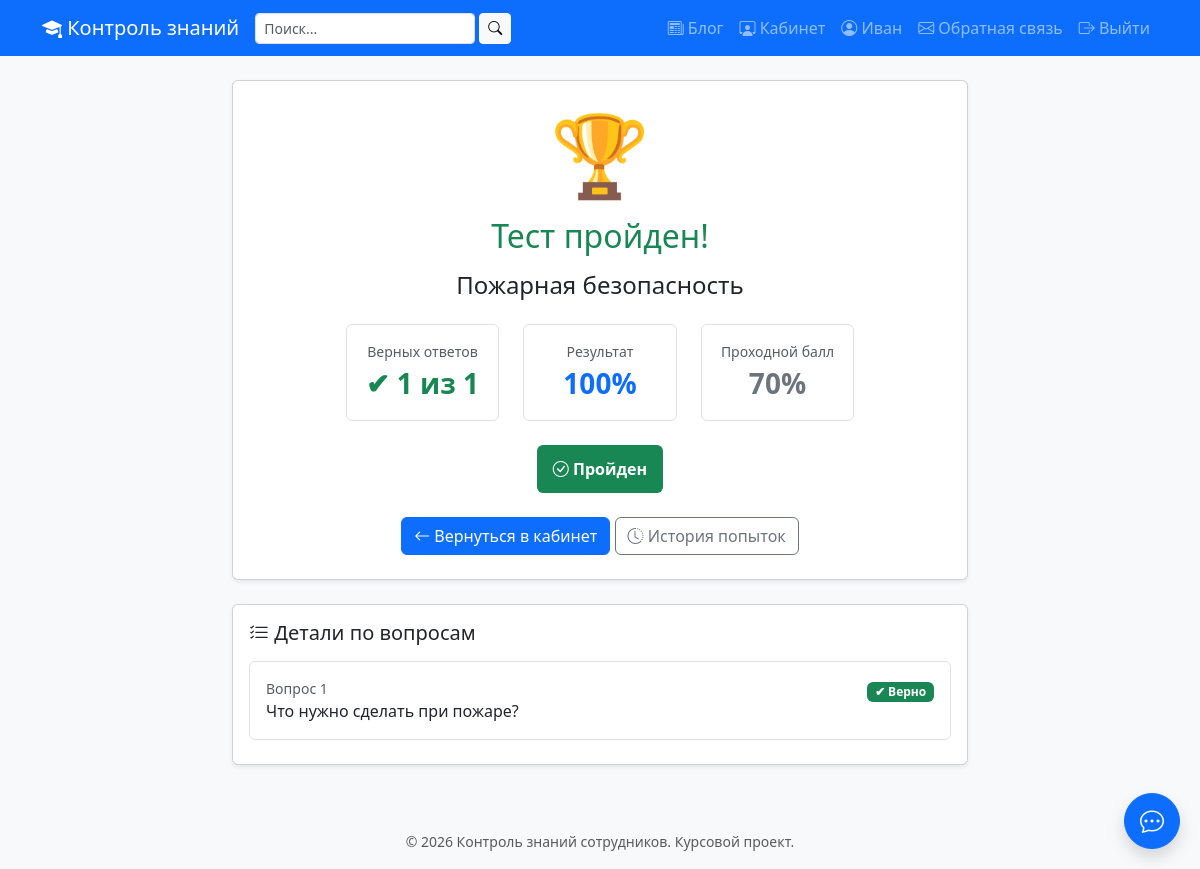
The app's page /employee/result/3/ (signed in) with its own data.
### core/models.py (models this page shows, shortened)
class Test(models.Model):
    title = models.CharField(
        max_length=200,
        verbose_name='Название теста'
    )
    description = models.TextField(
        blank=True,
        verbose_name='Описание'
    )
    category = models.ForeignKey(
        Category,
        on_delete=models.CASCADE,
        related_name='tests',
        verbose_name='Категория'
    )
    questions = models.ManyToManyField(
        Question,
        related_name='tests',
        verbose_name='Вопросы'
    )
    pass_score = models.IntegerField(
        default=70,
        verbose_name='Проходной балл (%)'
    )
    time_limit = models.IntegerField(
        default=20,
        verbose_name='Время на прохождение (минут)'
    )
    created_by = models.ForeignKey(
        User,
        on_delete=models.SET_NULL,
        null=True,
        blank=True,
        related_name='created_tests',
        verbose_name='Автор'
    )
    created_at = models.DateTimeField(
        auto_now_add=True,
        verbose_name='Дата создания'
    )
    class Meta:
        verbose_name = 'Тест'
        verbose_name_plural = 'Тесты'
        ordering = ['-created_at']

class Attempt(models.Model):
    assignment = models.ForeignKey(
        Assignment,
        on_delete=models.CASCADE,
        related_name='attempts',
        verbose_name='Назначение'
    )
    employee = models.ForeignKey(
        User,
        on_delete=models.CASCADE,
        related_name='attempts',
        verbose_name='Сотрудник'
    )
    started_at = models.DateTimeField(
        auto_now_add=True,
        verbose_name='Начало'
    )
    finished_at = models.DateTimeField(
        null=True,
        blank=True,
        verbose_name='Окончание'
    )
    score = models.IntegerField(
        default=0,
        verbose_name='Верных ответов'
    )
    total = models.IntegerField(
        default=0,
        verbose_name='Всего вопросов'
    )
    percent = models.FloatField(
        default=0.0,
        verbose_name='Процент'
    )
    passed = models.BooleanField(
        null=True,
        blank=True,
        verbose_name='Пройден'
    )
    class Meta:
        verbose_name = 'Попытка'
        verbose_name_plural = 'Попытки'
        ordering = ['-started_at']

class AttemptAnswer(models.Model):
    attempt = models.ForeignKey(
        Attempt,
        on_delete=models.CASCADE,
        related_name='answers',
        verbose_name='Попытка'
    )
    question = models.ForeignKey(
        Question,
        on_delete=models.CASCADE,
        verbose_name='Вопрос'
    )
    selected_answers = models.ManyToManyField(
        Answer,
        blank=True,
        related_name='selected_in',
        verbose_name='Выбранные ответы'
    )
    text_answer = models.TextField(
        blank=True,
        verbose_name='Текстовый ответ'
    )
    attached_file = models.FileField(
        upload_to='answers/',
        blank=True,
        null=True,
        verbose_name='Прикреплённый файл'
    )
    is_correct = models.BooleanField(
        null=True,
        blank=True,
        verbose_name='Верно'
    )
    class Meta:
        verbose_name = 'Ответ в попытке'
        verbose_name_plural = 'Ответы в попытке'

class Question(models.Model):
    QUESTION_TYPES = [
        ('single', 'Один ответ'),
        ('multiple', 'Несколько ответов'),
        ('text', 'Развёрнутый ответ'),
    ]
    category = models.ForeignKey(
        Category,
        on_delete=models.CASCADE,
        related_name='questions',
        verbose_name='Категория'
    )
    text = models.TextField(verbose_name='Текст вопроса')
    question_type = models.CharField(
        max_length=20,
        choices=QUESTION_TYPES,
        default='single',
        verbose_name='Тип вопроса'
    )
    created_by = models.ForeignKey(
        User,
        on_delete=models.SET_NULL,
        null=True,
        blank=True,
        related_name='created_questions',
        verbose_name='Автор'
    )
    created_at = models.DateTimeField(
        auto_now_add=True,
        verbose_name='Дата создания'
    )
    class Meta:
        verbose_name = 'Вопрос'
        verbose_name_plural = 'Вопросы'
        ordering = ['-created_at']

### core/views.py (the view)
# urls.py: path('employee/result/<int:attempt_id>/', views.test_result, name='test_result'),
@login_required
def test_result(request, attempt_id):
    if request.user.profile.role != 'employee':
        messages.error(request, 'Доступ только для сотрудников.')
        return redirect('profile')
    attempt = get_object_or_404(Attempt, id=attempt_id, employee=request.user)
    answers = attempt.answers.select_related('question')
    context = {
        'attempt': attempt,
        'assignment': attempt.assignment,
        'test': attempt.assignment.test,
        'answers': answers,
    }
    return render(request, 'employee/test_result.html', context)

### templates/employee/test_result.html (shortened to what this page needs)
{% extends 'base.html' %}
{% block content %}
<div class="row justify-content-center">
    <div class="col-md-8">
        <div class="card shadow-sm mb-4">
            <div class="card-body text-center p-4">
                {% if attempt.passed %}
                    <div class="display-1 text-success mb-3">🏆</div>
                    <h2 class="text-success mb-3">Тест пройден!</h2>
                {% elif attempt.passed == False %}
                    <div class="display-1 text-danger mb-3">😔</div>
                    <h2 class="text-danger mb-3">Тест не пройден</h2>
                {% else %}
                    <div class="display-1 text-warning mb-3">⏳</div>
                    <h2 class="text-warning mb-3">Ожидает проверки</h2>
                    <p class="text-muted">Ответы на развёрнутые вопросы проверит HR.</p>
                {% endif %}
                <h4 class="mb-3">{{ test.title }}</h4>
                <div class="row justify-content-center mt-4">
                    <div class="col-6 col-md-3 mb-2">
                        <div class="border rounded p-3">
                            <div class="text-muted small">Верных ответов</div>
                            <div class="fs-3 fw-bold text-success">
                                ✔ {{ attempt.score }} из {{ attempt.total }}
                            </div>
                        </div>
                    </div>
                    <div class="col-6 col-md-3 mb-2">
                        <div class="border rounded p-3">
                            <div class="text-muted small">Результат</div>
                            <div class="fs-3 fw-bold text-primary">
                                {{ attempt.percent|floatformat:0 }}%
                            </div>
                        </div>
                    </div>
                    <div class="col-6 col-md-3 mb-2">
                        <div class="border rounded p-3">
                            <div class="text-muted small">Проходной балл</div>
                            <div class="fs-3 fw-bold text-secondary">
                                {{ test.pass_score }}%
                            </div>
                        </div>
                    </div>
                </div>
                <div class="mt-3">
                    {% if attempt.passed %}
                        <span class="badge bg-success fs-6 p-3">
                            <i class="bi bi-check-circle"></i> Пройден
                        </span>
                    {% elif attempt.passed == False %}
                        <span class="badge bg-danger fs-6 p-3">
                            <i class="bi bi-x-circle"></i> Не пройден
                        </span>
                    {% else %}
                        <span class="badge bg-warning text-dark fs-6 p-3">
                            <i class="bi bi-hourglass-split"></i> В процессе проверки
                        </span>
                    {% endif %}
                </div>
                <div class="mt-4">
                    <a href="{% url 'employee_dashboard' %}" class="btn btn-primary">
                        <i class="bi bi-arrow-left"></i> Вернуться в кабинет
                    </a>
                    <a href="{% url 'employee_history' %}" class="btn btn-outline-secondary">
                        <i class="bi bi-clock-history"></i> История попыток
                    </a>
                </div>
            </div>
        </div>
        <div class="card shadow-sm">
            <div class="card-body">
                <h5 class="mb-3">
                    <i class="bi bi-list-check"></i> Детали по вопросам
                </h5>
                {% for ans in answers %}
                    <div class="border rounded p-3 mb-2">
                        <div class="d-flex justify-content-between align-items-start">
                            <div class="me-3">
                                <div class="text-muted small">Вопрос {{ forloop.counter }}</div>
                                <div>{{ ans.question.text }}</div>
                            </div>
                            <div>
                                {% if ans.is_correct %}
                                    <span class="badge bg-success">✔ Верно</span>
                                {% elif ans.is_correct == False %}
                                    <span class="badge bg-danger">✖ Неверно</span>
                                {% else %}
                                    <span class="badge bg-warning text-dark">⏳ На проверке</span>
                                {% endif %}
                            </div>
                        </div>
                    </div>
                {% endfor %}
            </div>
        </div>
    </div>
</div>
{% endblock %}

### templates/base.html (shortened to what this page needs)
<!DOCTYPE html>
<html lang="ru">
<head>
    <link href="https://cdn.jsdelivr.net/npm/bootstrap@5.3.3/dist/css/bootstrap.min.css" rel="stylesheet">
    <link href="https://cdn.jsdelivr.net/npm/bootstrap-icons@1.11.3/font/bootstrap-icons.css" rel="stylesheet">
    {% load static %}
    <link href="{% static 'css/style.css' %}" rel="stylesheet">
</head>
<body>
<nav class="navbar navbar-expand-lg navbar-dark bg-primary">
    <div class="container">
        <a class="navbar-brand" href="/">
            <i class="bi bi-mortarboard-fill"></i> Контроль знаний
        </a>
        <div class="collapse navbar-collapse" id="mainNav">
            <form method="get" action="{% url 'search' %}" class="d-flex me-3" role="search">
                <input type="text"
                       name="q"
                       class="form-control form-control-sm"
                       placeholder="Поиск..."
                       style="min-width: 200px;"
                       value="{{ request.GET.q|default:'' }}">
                <button type="submit" class="btn btn-light btn-sm ms-1">
                    <i class="bi bi-search"></i>
                </button>
            </form>
            <ul class="navbar-nav ms-auto">
                <li class="nav-item">
                    <a class="nav-link" href="{% url 'blog_list' %}">
                        <i class="bi bi-newspaper"></i> Блог
                    </a>
                </li>
                {% if user.is_authenticated %}
                    {% if user.profile.role == 'employee' %}
                        <li class="nav-item">
                            <a class="nav-link" href="{% url 'employee_dashboard' %}">
                                <i class="bi bi-person-workspace"></i> Кабинет
                            </a>
                        </li>
                    {% endif %}
                    <li class="nav-item">
                        <a class="nav-link" href="{% url 'profile' %}">
                            <i class="bi bi-person-circle"></i>
                            {{ user.first_name|default:user.username }}
                        </a>
                    </li>
                    <li class="nav-item">
                        <a class="nav-link" href="{% url 'feedback' %}">
                            <i class="bi bi-envelope"></i> Обратная связь
                        </a>
                    </li>
                    <li class="nav-item">
                        <a class="nav-link" href="{% url 'logout' %}">
                            <i class="bi bi-box-arrow-right"></i> Выйти
                        </a>
                    </li>
                {% endif %}
            </ul>
        </div>
    </div>
</nav>
<main class="container my-4">
    {% block content %}{% endblock %}
</main>
<footer class="bg-light text-center py-3 mt-5">
    <div class="container">
        <small class="text-muted">© 2026 Контроль знаний сотрудников. Курсовой проект.</small>
    </div>
</footer>
{% if user.is_authenticated %}
<button id="chatToggleBtn"
        class="btn btn-primary rounded-circle shadow"
        style="position: fixed; bottom: 20px; right: 20px; width: 56px; height: 56px; z-index: 1050;"
        title="Открыть чат">
    <i class="bi bi-chat-dots fs-4"></i>
</button>
{% endif %}
</body>
</html>

### static/css/style.css (style rules this page uses)
body { font-family: 'Segoe UI', Tahoma, sans-serif; background-color: #f8f9fa; min-height: 100vh; }
main { min-height: calc(100vh - 200px); }

### records on screen
Test: title "Пожарная безопасность", pass_score "70"
Attempt: score "1", total "1", percent "100"
AttemptAnswer: question.text "Что нужно сделать при пожаре?", is_correct "✔ Верно"

### other values on screen
{{ user.first_name|default:user.username }} "Иван"
